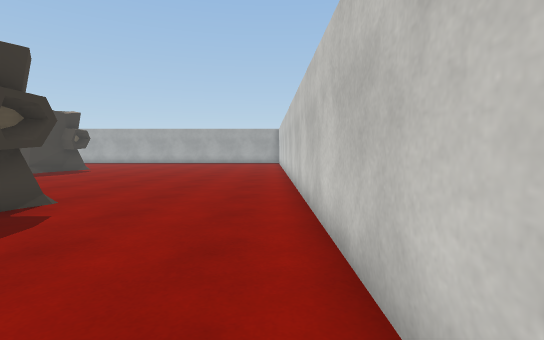
view 1 (above)

21 first-person views from a walk through a 3-D level made in the Unity game engine. The camera is 1.2 m above the floor, tilts 4° down and sees 85° across. The floor is counted in squares, 1 m on a side. Each view is taken from the middle of a square. On the plan, view 1 faces up. The plan holds only what a view shows up to about 13 squares ahead; the rest is blank. The place goes on beyond the plan. Some surface patterns are stand-ins.

view 2
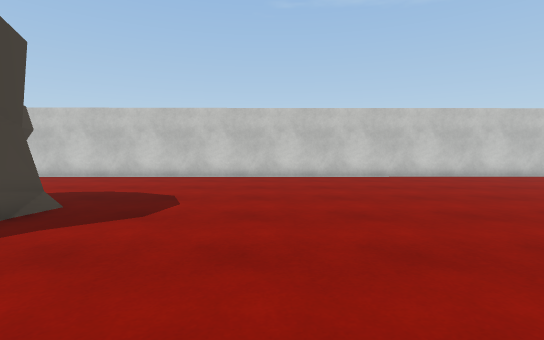

view 3
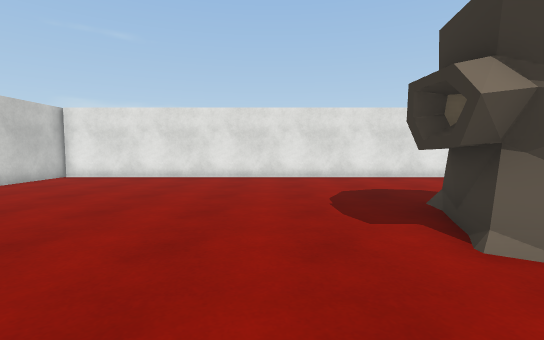

view 4
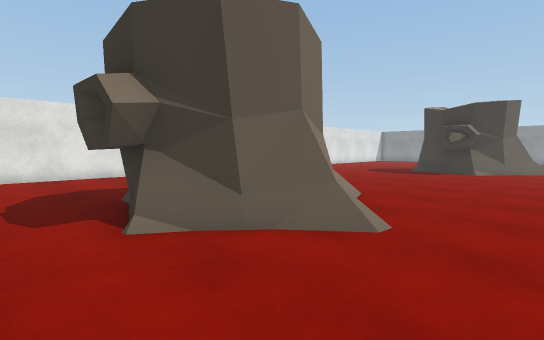

view 5
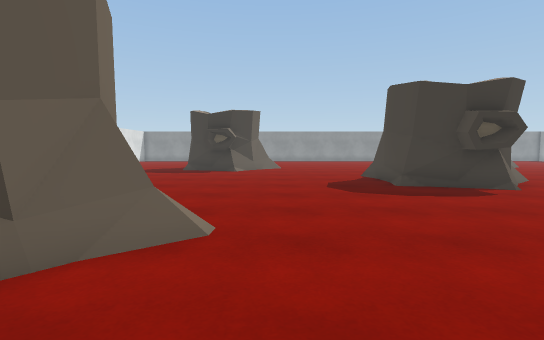

view 6
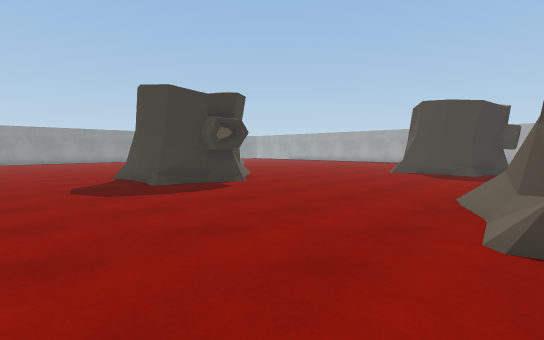

view 7
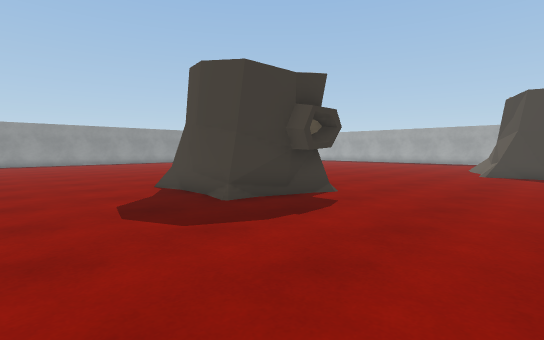

view 8
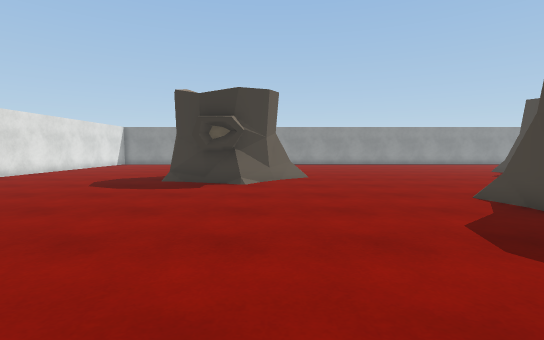

view 9
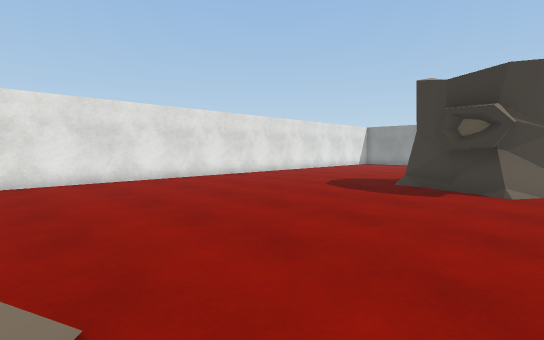

view 10
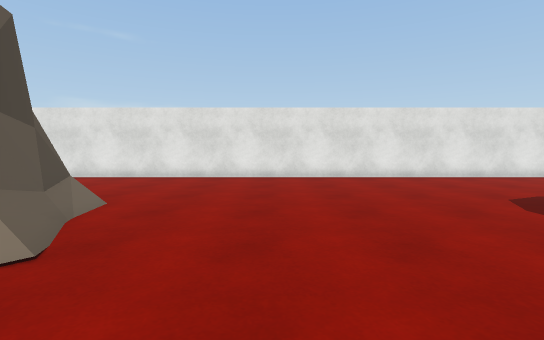

view 11
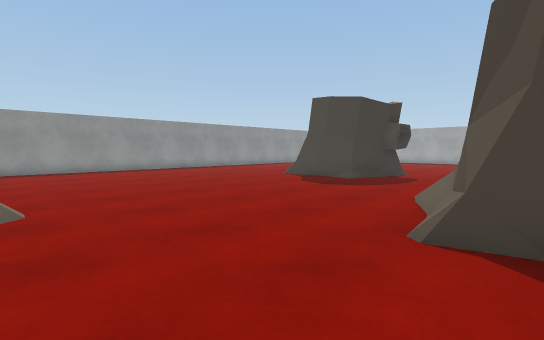

view 12
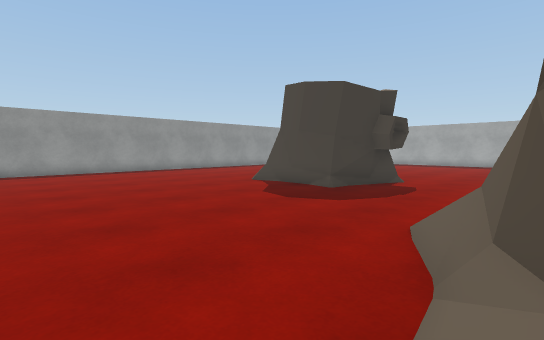

view 13
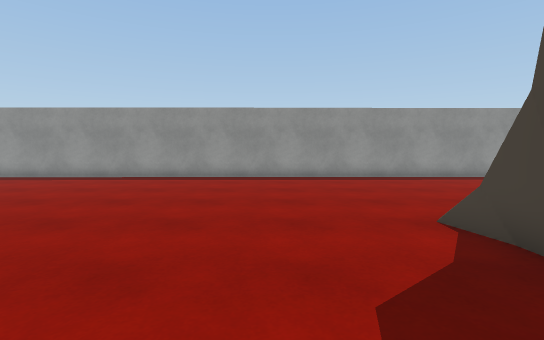

view 14
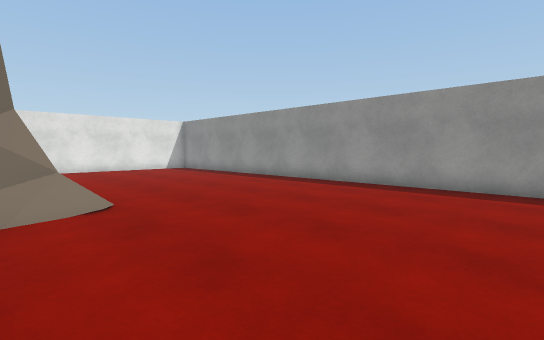

view 15
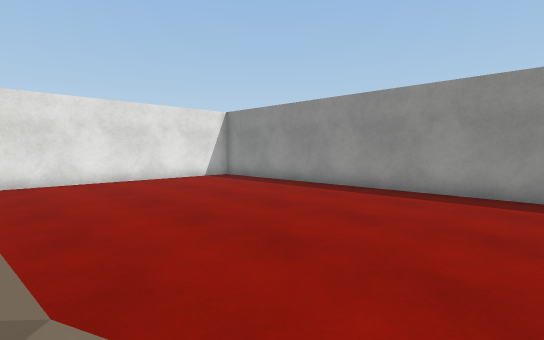

view 16
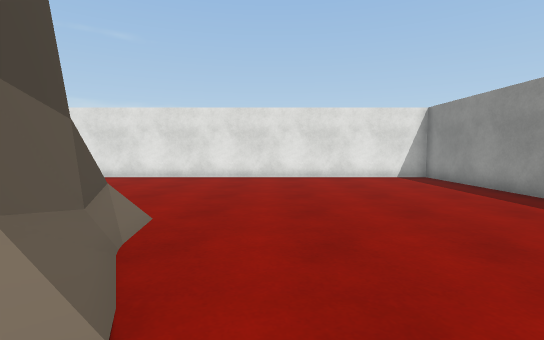

view 17
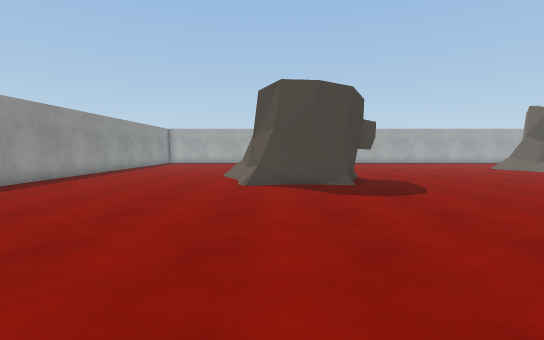

view 18
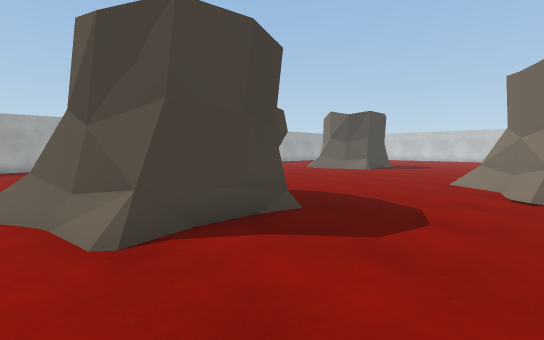

view 19
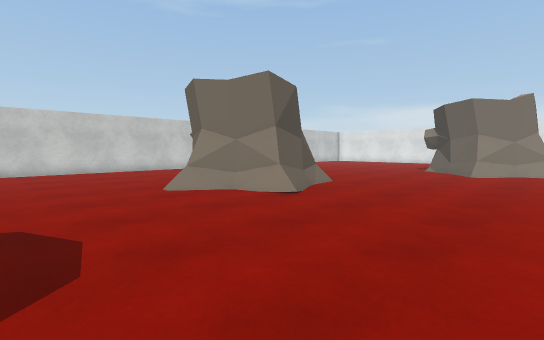

view 20
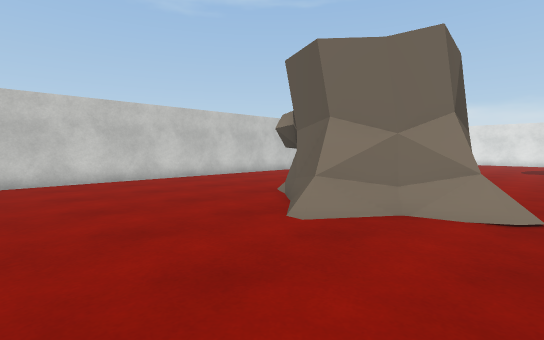

view 21
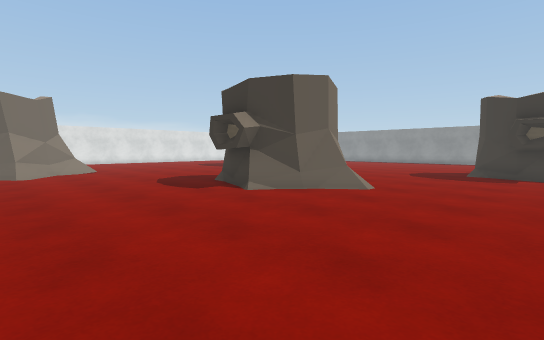

### Floor plan
Key: @ floor where view 1 was taken; # wall or solid block; . floor; / step, stairs or slope; = window, fence, low wall or low ledge; O other object.
Columns run from 39 left of view 1 to 1 right of it. Each row starts with its distance up from view 1.
 13 #.......#   ##..........................#
 12 #.......#   ##..........................#
 11 #.......######..........................#
 10 #.......=####...........................#
  9 #.......................................#
  8 #................./#...........##.......#
  7 #................####........O####......#
  6 #...............=#  ##.......##  ##.....#
  5 #...............=#  ##.......=#  ##.....#
  4 #................####.........####......#
  3 #................=.##...................#
  2 #.......................................#
  1 #.......................................#
  0 #......................................@#
 -1 #..........O=...........................#
 -2 #.........####..........................#
 -3 #........##  ##..........###............#
 -4 #........##  ##......../#####...........#
 -5 #........##  ##......../#   ##..........#
 -6 #.........####..........#  ###..........#
 -7 #.......................####............#
 -8 #........................  .............#
 -9 #.......................................#
-10 #.......................................#
-11 #.......................................#
-12 #.......................................#
-13 #.......................................#
-14 #########################################

Positions as (right, up) in squares from view 1, and headings:
1: (0, 0), facing up
2: (-12, -1), facing right
3: (-8, -1), facing down
4: (-9, 0), facing down-left
5: (-9, -1), facing left
6: (-9, -1), facing up-left
7: (-13, -1), facing up-left
8: (-15, -2), facing left
9: (-16, -2), facing down-left
10: (-19, -1), facing down
11: (-21, -1), facing up-left
12: (-22, 2), facing up-left
13: (-26, 7), facing left
14: (-29, 4), facing down-left
15: (-30, -2), facing down-left
16: (-32, -1), facing down
17: (-30, 0), facing up
18: (-32, 6), facing up-right
19: (-16, 13), facing down-right
20: (-11, 13), facing down-right
21: (-12, 13), facing down-left
